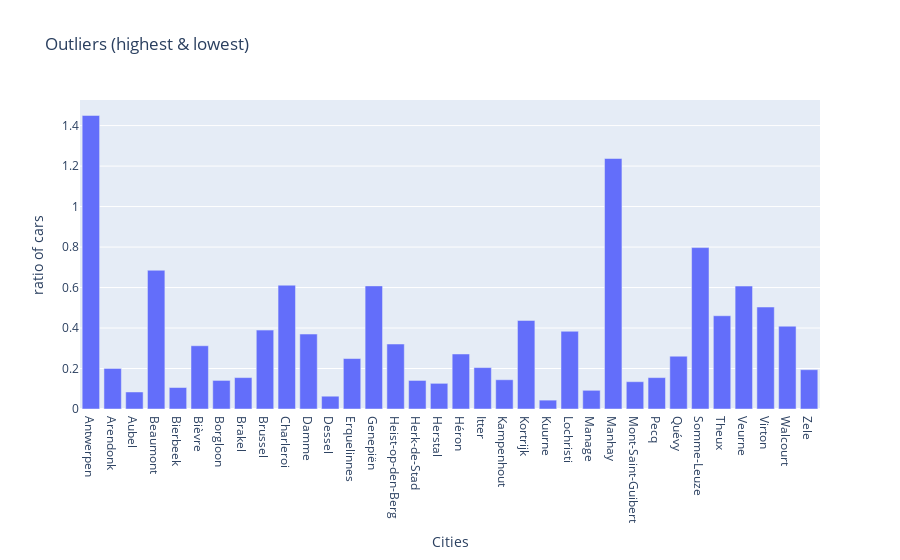

The code cell stored with this chart in its notebook:
### Code cell
init_notebook_mode(connected=True)
for chart in charts:
    chart.pop('id', None) # for some reason iplot does not like 'id'
iplot(figure)

### Figure 1 — Plotly figure (JSON) as saved in the notebook; plotly's stock layout.template omitted (floating-point values rounded to 4 significant figures)
{"data": [{"type": "bar", "x": ["Antwerpen", "Arendonk", "Aubel", "Beaumont", "Bierbeek", "Bièvre", "Borgloon", "Brakel", "Brussel", "Charleroi", "Damme", "Dessel", "Erquelinnes", "Genepiën", "Heist-op-den-Berg", "Herk-de-Stad", "Herstal", "Héron", "Itter", "Kampenhout", "Kortrijk", "Kuurne", "Lochristi", "Manage", "Manhay", "Mont-Saint-Guibert", "Pecq", "Quévy", "Somme-Leuze", "Theux", "Veurne", "Virton", "Walcourt", "Zele"], "y": [1.45, 0.2003, 0.08413, 0.6854, 0.1061, 0.3124, 0.1412, 0.1552, 0.3897, 0.6115, 0.3702, 0.06319, 0.2492, 0.6081, 0.3211, 0.141, 0.1267, 0.2718, 0.2046, 0.1445, 0.4375, 0.0438, 0.384, 0.09233, 1.237, 0.1349, 0.1551, 0.2609, 0.7974, 0.4607, 0.6074, 0.5038, 0.409, 0.1942]}], "layout": {"barmode": "stack", "legend": {"orientation": "h"}, "title": {"text": "Outliers (highest & lowest)"}, "xaxis": {"title": {"text": "Cities"}}, "yaxis": {"title": {"text": "ratio of cars"}, "type": "linear"}}}
